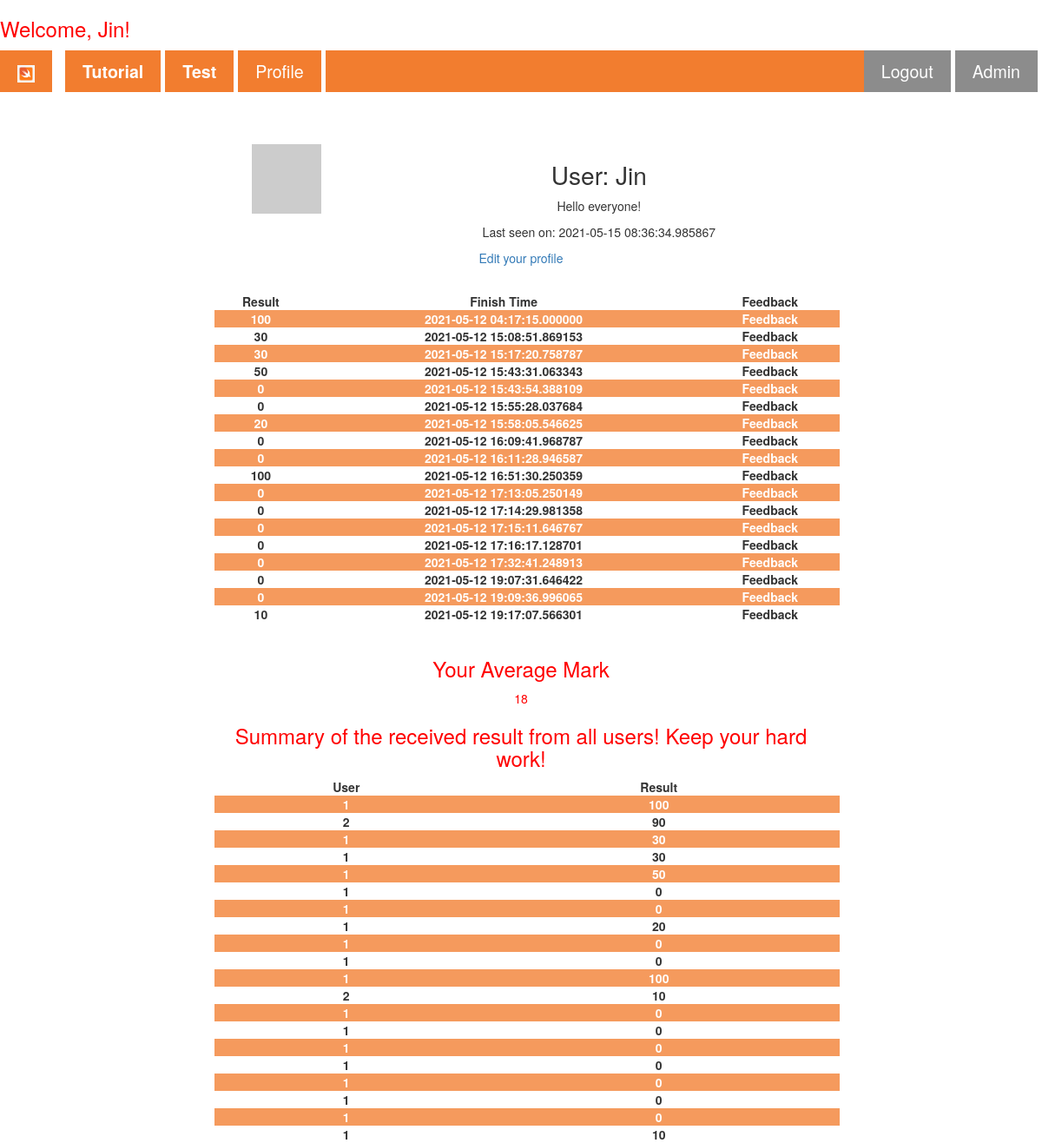
The app's page /user/Jin (signed in), older data.
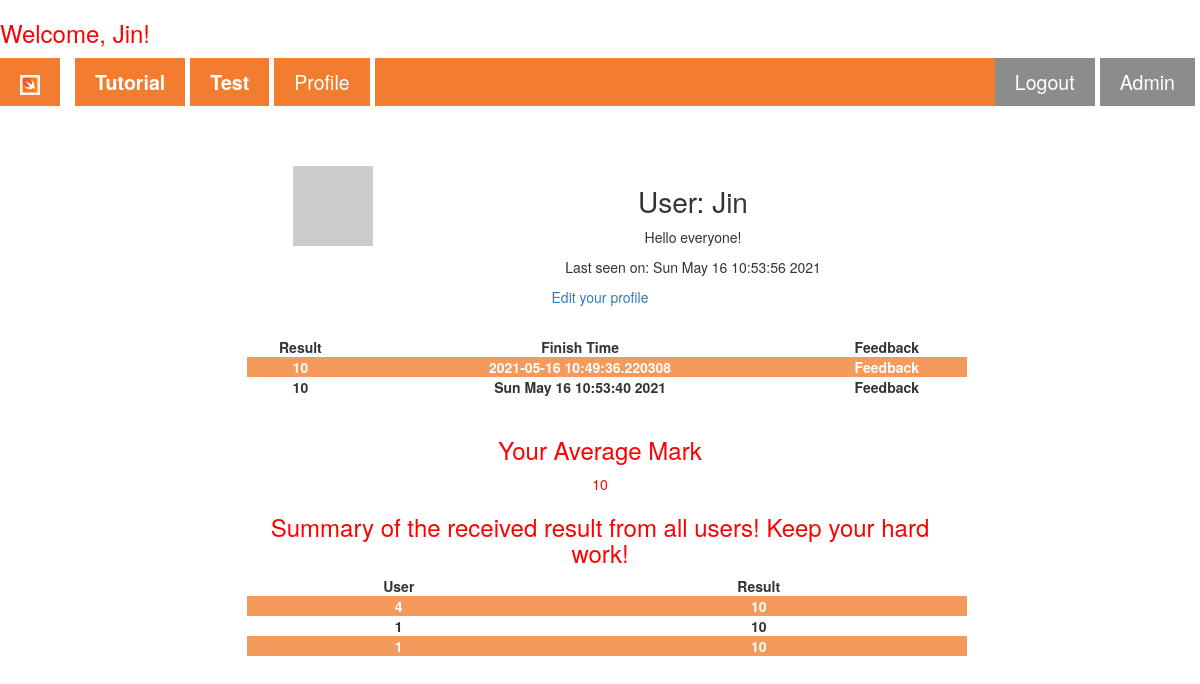
The same page, newer data.
### app/models.py (models this page shows, shortened)
class User(UserMixin, db.Model):
    id = db.Column(db.Integer, primary_key=True)
    username = db.Column(db.String(64), index=True, unique=True)
    email = db.Column(db.String(120), index=True, unique=True)
    password_hash = db.Column(db.String(128))
    about_me = db.Column(db.String(140))
    last_seen = db.Column(db.String(140))
    posts = db.relationship('Post', backref='author', lazy='dynamic')
    def avatar(self, size): # Add avatar to one user #
        digest = md5(self.email.lower().encode('utf-8')).hexdigest()
        return 'https://www.gravatar.com/avatar/{}?d=identicon&s={}'.format(
            digest, size)

class Post(UserMixin,db.Model):
    id = db.Column(db.Integer, primary_key=True)
    Mark = db.Column(db.Integer)
    Finish_Time = db.Column(db.String(140), index=True)
    Feedback = db.Column(db.String(1000))
    user_id = db.Column(db.Integer, db.ForeignKey('user.id'))

### app/routes.py (the view)
@app.route('/user/<username>')
@login_required
def user(username):
    list=[]
    average = 0
    user = User.query.filter_by(username=username).first_or_404()
    try:
        mark=Post.query.filter_by(user_id=user.id)[-1]
        allmark=Post.query.filter_by(user_id=user.id).all()
        all=Post.query.all()
        for i in allmark:
            list.append(i.Mark)
        for i in list:
            average+=int(i)
        average=average/len(list)
        average=int(average)
        return render_template('user.html', user=user, mark=mark, all=all,average=average, allmark=allmark)
    except IndexError as e:
        flash("No profile shown, please do the test firstly!")
        return render_template("home.html")

### app/models.py (called while the page is built)
@login.user_loader
def load_user(id):
    return User.query.get(int(id))

### app/routes.py (called while the page is built)
@app.before_request
def before_request():
    if current_user.is_authenticated:
        today = datetime.now()
        timed=today.strftime("%c")
        current_user.last_seen = timed
        db.session.commit()

### app/templates/user.html (shortened to what this page needs)
{% extends "base.html" %}
{% block articles %}
<div class="formcontainer" style="border: none; margin-top: 5%;">
  <table>
    <tr valign="top">
        <td><img src="{{ user.avatar(128) }}"></td>
        <td>
            <h1>User: {{ user.username }}</h1>
            {% if user.about_me %}<p>{{ user.about_me }}</p>{% endif %}
            {% if user.last_seen %}<p>Last seen on: {{ user.last_seen }}</p>{% endif %}
        </td>
    </tr>
  </table>
  {% if user == current_user %}
  <p class="redp"><a href="{{ url_for('edit_profile') }}">Edit your profile</a></p>
  {% endif %}
  <br>
  <table>
    <tr valign="top">
      <td><b>Result</b></td>
      <td><b>Finish Time</b></td>
      <td><b>Feedback</b></td>
    </tr>
    {% for j in allmark%}
    <tr>
      <td><b>{{j.Mark}}</b></td>
      <td><b>{{j.Finish_Time}}</b></td>
      <td>
        <details>
          <summary><b>Feedback</b></summary>
        </details>
      </td>
    </tr>
    {% endfor %}
  </table><br>
  <h3 class="redp">Your Average Mark</h3>
  <p class="redp">{{average}}</p>
  <h3 class="redp">Summary of the received result from all users! Keep your hard work!</h3>
  <table>
    <tr valign="top">
      <td><b>User</b></td>
      <td><b>Result</b></td>
    </tr>
    {% for i in all %}
    <tr>
      <td><b>{{i.user_id}}</b></td>
      <td><b>{{i.Mark}}</b></td>
    </tr>
    {% endfor %}
  </table>
</div>
{% endblock %}

### app/templates/base.html (shortened to what this page needs)
<!DOCTYPE html>
<html lang="en">
<head>
    <link rel="stylesheet" href="https://maxcdn.bootstrapcdn.com/bootstrap/3.4.0/css/bootstrap.min.css"/>
    <link rel="stylesheet" href="{{ url_for('static', filename='nav_css.css')}}">
</head>
<body>
  {% if current_user.is_authenticated %}
  <h3 class="redp">Welcome, {{ current_user.username }}!</h3>
  {% endif %}
    <nav class="sticky">
        <ul class="ul_mainstyle">
            <li><a href="/"><img src="{{ url_for('static', filename='/Image/swift_icon.png')}}" alt="home icon"></a>
            </li>
            <li><a href="/Setup"><b>Tutorial</b></a></li>
            <li><a href="/Test"><b>Test</b></a></li>
            {% if not current_user.is_anonymous %}
            <li>
              <a href="{{ url_for('user', username=current_user.username) }}">Profile</a>
            </li>
            {% endif %}
            <li class="loginbutton">
              <a href="{{ url_for('adminpage') }}">Admin</a>
            </li>
            {% if current_user.is_anonymous %}
            <li class="loginbutton">
              <a href="{{ url_for('login') }}"><b>Login</b></a>
            </li>
            {% else %}
            <li class="loginbutton">
              <a href="{{ url_for('logout') }}">Logout</a>
            </li>
            {% endif %}
        </ul>
      </nav>
      {% block articles %}{% endblock %}
</body>
</html>

### app/static/nav_css.css (style rules this page uses)
html { font-family: Arial, Helvetica, sans-serif; line-height: 2; }
a { text-decoration: none; }
body { counter-reset: section; }
.formcontainer { text-align: center; }
.loginbutton { background-color: grey; color: white; float: right; }
nav ul.ul_mainstyle { margin: 1% 0 0 0; padding: 0; overflow: hidden; background-color: rgb(241, 112, 25); list-style-type: none; }
nav ul li { float: left; border-right: solid 5px white; }
li:first-of-type { border-right: solid 15px white; }
nav ul li a { display: block; color: white; text-align: center; text-decoration: none; padding: 10px 20px 10px; font-size: 140%; }
nav ul li img { height: 20px; width: auto; }
.sticky { position: sticky; top: 0; width: 100%; z-index: 10; opacity: 0.9; }
.redp { color: red; }
tr:nth-child(even) { background-color: rgb(241, 112, 25); color: white; opacity: 0.7; }
h1 { font-size: 200%; }
table { border-collapse: collapse; width: 100%; margin-left: 1%; }
.formcontainer { margin: auto; margin-top: 1%; width: 60%; border: 1px solid grey; padding: 70 50 50 50; text-align: center; border-radius: 10px; }

Row changes from the older to the newer data that the page shows:
removed Post: Mark "100", Finish_Time "2021-05-12 04:17:15.000000", user_id "1"
removed Post: Mark "30", Finish_Time "2021-05-12 15:08:51.869153", user_id "1"
removed Post: Mark "30", Finish_Time "2021-05-12 15:17:20.758787", user_id "1"
removed Post: Mark "50", Finish_Time "2021-05-12 15:43:31.063343", user_id "1"
removed Post: Mark "0", Finish_Time "2021-05-12 15:43:54.388109", user_id "1"
removed Post: Mark "0", Finish_Time "2021-05-12 15:55:28.037684", user_id "1"
removed Post: Mark "20", Finish_Time "2021-05-12 15:58:05.546625", user_id "1"
removed Post: Mark "0", Finish_Time "2021-05-12 16:09:41.968787", user_id "1"
removed Post: Mark "0", Finish_Time "2021-05-12 16:11:28.946587", user_id "1"
removed Post: Mark "100", Finish_Time "2021-05-12 16:51:30.250359", user_id "1"
removed Post: Mark "0", Finish_Time "2021-05-12 17:13:05.250149", user_id "1"
removed Post: Mark "0", Finish_Time "2021-05-12 17:14:29.981358", user_id "1"
removed Post: Mark "0", Finish_Time "2021-05-12 17:15:11.646767", user_id "1"
removed Post: Mark "0", Finish_Time "2021-05-12 17:16:17.128701", user_id "1"
removed Post: Mark "0", Finish_Time "2021-05-12 17:32:41.248913", user_id "1"
removed Post: Mark "0", Finish_Time "2021-05-12 19:07:31.646422", user_id "1"
removed Post: Mark "0", Finish_Time "2021-05-12 19:09:36.996065", user_id "1"
removed Post: Mark "10", Finish_Time "2021-05-12 19:17:07.566301", user_id "1"
removed Post: user_id "2", Mark "90", shown under "Summary of the received result from all users! Keep your hard work!"
removed Post: user_id "2", Mark "10", shown under "Summary of the received result from all users! Keep your hard work!"
changed User "Jin": last_seen "2021-05-15 08:36:34.985867" → "Sun May 16 10:53:56 2021"
added Post: Mark "10", Finish_Time "2021-05-16 10:49:36.220308", user_id "1"
added Post: Mark "10", Finish_Time "Sun May 16 10:53:40 2021", user_id "1"
added Post: user_id "4", Mark "10", shown under "Summary of the received result from all users! Keep your hard work!"
Text that changed along with them:
{{ average }}: "18" → "10"
